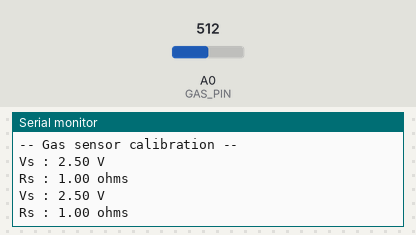
Bench run of a sketch on a simulated Arduino Uno, built with avr-gcc and run on an emulated ATmega328P. Parts: the last lines printed to the serial monitor. Inputs (shaded band) come from the test bench; at power-on: A0 (GAS_PIN) = 512. EEPROM starts erased.

Above: at 1.2 s.
1.3 s: A0 (GAS_PIN) set to 0
At 2.9 s:
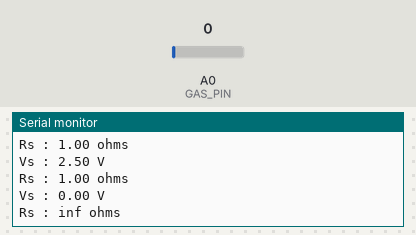
4.3 s: A0 (GAS_PIN) set to 110
At 6.0 s:
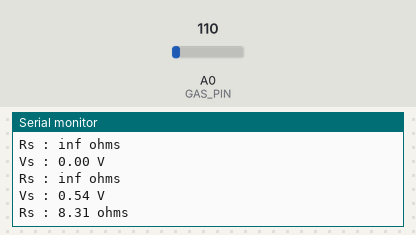
Timing chart, 0 to 7.5 s (numbered marks = the images above; inputs shaded):
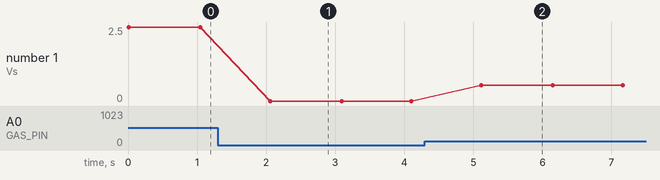

Measured:
- after the input at 1.3 s, the serial monitor: prints a new line after 0.76 s (image 1)
- after the input at 4.3 s, the serial monitor: prints a new line after 0.82 s (image 2)
- plotted number 1: 2.5 → 0 after the input at 1.3 s, 0 → 0.54 after the input at 4.3 s

The sketch:

Calibration.ino
```cpp
#include <EEPROM.h>

#define GAS_PIN   A0

#define R0_ADDR         0 * sizeof(float)
#define VTHRESH_ADDR    1 * sizeof(float)
#define VTHRESH_FACTOR  4

void gas_calibration() {

  float sensor_volt, sensor_res, sensor_value = 0;

  /*--- Get a average data by testing 100 times ---*/
  for (int x = 0 ; x < 100 ; x++)
  {
    sensor_value += analogRead(GAS_PIN);
  }
  sensor_value = sensor_value / 100.0;

  sensor_volt = sensor_value / 1024 * 5.0;
  sensor_res = (5 - sensor_volt) / sensor_volt;

  Serial.print("Vs : ");
  Serial.print(sensor_volt);
  Serial.println(" V");
  Serial.print("Rs : ");
  Serial.print(sensor_res);
  Serial.println(" ohms");

  // R0 = R_air / 10
  EEPROM.put(R0_ADDR, sensor_res / 10);
  EEPROM.put(VTHRESH_ADDR, sensor_volt * VTHRESH_FACTOR);
}

void setup()
{
  Serial.begin(57600);
  pinMode(GAS_PIN, INPUT);
  Serial.println("-- Gas sensor calibration --");
}

void loop()
{
  gas_calibration();
  delay(1000);
}
```
